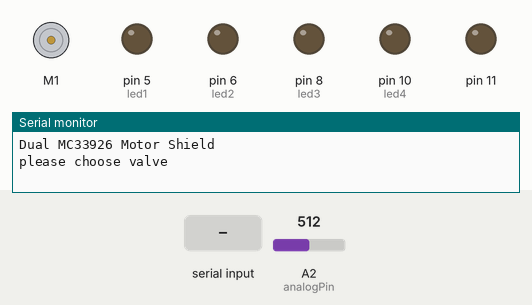
Simulated run of this sketch. Board: Arduino Uno, built with avr-gcc and run on an emulated ATmega328P. Shown: DC motor (green arrow = forward, orange = backward, longer = faster), output pins drawn as LEDs (lit = HIGH), the last lines printed to the serial monitor. The inputs (shaded band) are chosen by the test bench; at power-on: A2 (analogPin) = 512.

Above: at 1.2 s.
1.3 s: "0" received over Serial
At 2.5 s:
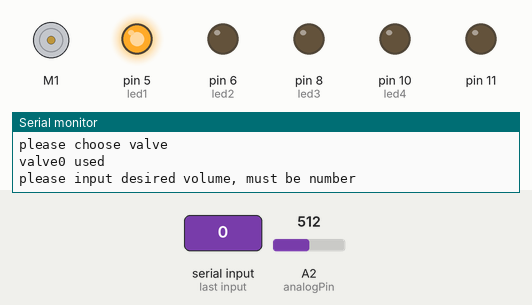
2.8 s: "1" received over Serial
4.3 s: "x90\n" received over Serial
5.8 s: "x,45\n" received over Serial
At 7.1 s:
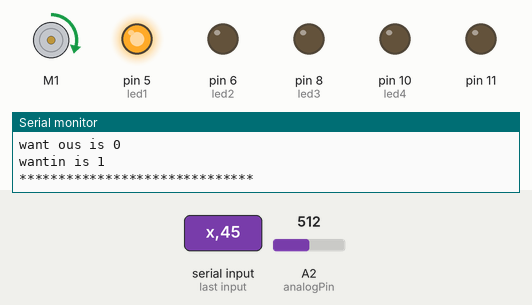
7.4 s: A2 (analogPin) set to 0
At 8.1 s:
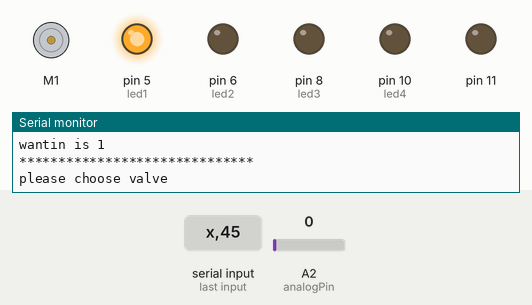
8.9 s: "n90\n" received over Serial
At 9.7 s:
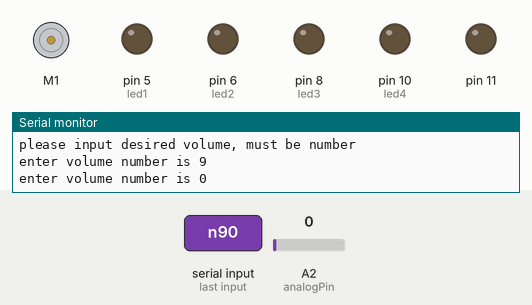
Timing chart, 0 to 11.4 s (numbered marks = the images above; inputs shaded):
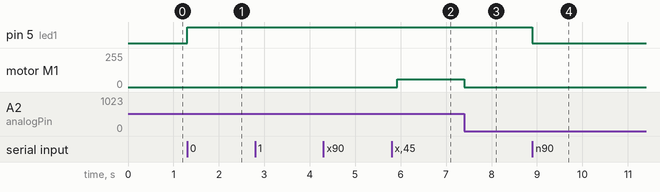

The sketch:

PumpAndValve.ino
```cpp
  #include "DualMC33926MotorShield.h"
  #include "ctype.h"
  #define MINchosenSpeed 160
  #define MAXchosenSpeed 400
  #define VOL04   830
  #define VOL03   708
  #define VOL02   573
  #define VOL01   450
  #define VOL005  372
  #define VOL002  32
  #define MINPOS1 293
  #define MINPOS2 270
  #define MINPOS3 295
  DualMC33926MotorShield md;
  //*** Serial input data
  int chosenSpeed = 160;
 char stringB [5];
 char speedString [5];
 int done = 0;
 int counter = 0;
  //**********************
  unsigned long time1;
  int chosenVolume = VOL04;
  int motorSpeed = chosenSpeed;
  unsigned long last = 0;
  unsigned long diff = 0;
  //**********Pin declaration
  const int analogPin = 2;     // potentiometer wiper (middle terminal) connected to analog pin 3
  //******************************
  int chosenMin = MINPOS2;
  int val = 0;           // variable to store the value read
  int prePos = 0;
  int count = 0;
  int first1 = 0;
  int togCounter = 0;
  int inCounter = 1;
  int reCounter = 1;
  int preSpeed;
  int preCount;
  int preSpeed2 = 0;
  int dataToggle;
  int dataRe;
  int dataIn;
  int val4 = 0;
  int chosenVal = 0;
  int preSpeed3 = 0;
  int loopCounter1 = 0;
  int maxCounter = 0;
  int currentTime = 0;
  int preTime = 0;
  int timeDiff = 0;
  int preHa = 0;
  int aftHa = 0;
  int maxVal = 0;
  int speedTrigger = 0;
  int maxLoopTrigger = 0;
  int tog = 0;
  int minChosen = 0;
  int speedInitCounter = 0;
  int wantOut = 0;
 int wantIn = 0;
   int trigger = 0;
  int ten = 0;
int counter4 = 0;
//**************** VALVE DATA ****************88
  const int led1 = 5;
  const int led2 =  6;      // the number of the LED pin
  const int led3 = 8;
  const int led4 = 10;
  const int ledArray[4] = {led1,led2,led3,led4};
  char charCount = 0;
  int a = 0;
 String save = "";
 String valve = "";
 String valveArray[4] = {"valve0", "valve1", "valve2", "valve3"};
//**********************************************
  void stopIfFault()
  {
    if (md.getFault())
    {
      Serial.println("fault");
      while(1);
    }
  }
//**************** VALVE FUNC *********************8
    void stringInput()
  {
    char valve;
    int doneValve = 0;
    Serial.println("please choose valve");
    while (doneValve == 0)
    {
      valve = Serial.read();
      if (valve == '0')
      {
        save = "valve0";
        Serial.println("valve0 used ");
        doneValve = 1;
      }
      else if (valve == '1')
      {
        save = "valve1";
        Serial.println("valve1 used ");
        doneValve = 1;
      }
      else if (valve == '2')
      {
        save = "valve2";
        Serial.println("valve2 used ");
        doneValve = 1;
      }
      else if (valve == '3')
      {
        save = "valve3";
        Serial.println("valve3 used ");
        doneValve = 1;
      }
      else if (valve == 'n')
      {
        save = "dsfasdfa";
        Serial.println("no valve used ");
        doneValve = 1;
      }
    }
  }

  void loopValve()
  {
    for (int i=0; i < 4; i++)
    {

        if (save == valveArray[i])
          {
          digitalWrite(ledArray[i],HIGH);
          }
          else
         {
           digitalWrite(ledArray[i],LOW);
         }
    }
  }
//***********************************************
  void speedInit()
  {
        val = analogRead(analogPin);
        char ch;
        counter = 0;
        done = 0;
        int done2 = 0;
  //********************* VALVE ****************************
  stringInput();
//  //********************* AIR PUMP **************************
//  Serial.println("Do you want to use air pump?");
//          while(done == 0)
//        {
//          loopValve();
//          ch = Serial.read();
//          if (isAlpha(ch) == 1)
//          {
//            if (ch == 'y')
//            {
//              Serial.println("YES");
//              while(done2 == 0)
//              {
//                ch = Serial.read();
//                digitalWrite(11,HIGH);
//                if (ch == 's')
//                {
//                  done2 = 1;
//                  digitalWrite(11,LOW);
//                }
//              }
//              done = 1;
//            }
//            else if (ch == 'n')
//            {
//              Serial.println("NO");
//              done = 1;
//            }
//          }
//        }
        done = 0;
  //********************* VOLUME INPUT ****************************
  Serial.println("please input desired volume, must be number");
        while(done == 0)
        {
          loopValve();
          ch = Serial.read();
          if((isdigit(ch) == 1) || (ch == '.') )
          {
          stringB[counter] = ch;
          counter++;
          Serial.print("enter volume number is ");
          Serial.println(ch);
          }
          else if (isAlpha(ch) == 1)
          {
            if (ch == 'x')
            {
              Serial.println("done input");
              done = 1;
            }
          }
        }
        stringB[counter] = '\0';
        float inputVolume = atof(stringB);
        int compareVolume = atoi(stringB);
        if (compareVolume < 52)
        {
          Serial.println("52 ul is min");
          inputVolume = 52;
        }
        Serial.print("Input volume is: ");
        Serial.print(inputVolume,4);
        Serial.println(" ul");
//*********************** CONVERSION START ****************************
        float a1 = 0.9863;
        float b1 = 13.911;
        float actOut = a1*inputVolume + b1;
        Serial.print("actual output is: ");
        Serial.print(actOut,3);
        Serial.println(" ul");
        if (actOut > inputVolume)
        {
          float offSet = actOut - inputVolume;
          inputVolume = inputVolume - offSet;
          Serial.print("actual output is larger than desired output, desired volume reduced to: ");
          Serial.print(inputVolume, 4);
          Serial.println(" ul");
        }
        else if (actOut < inputVolume)
        {
          float offSet1 = inputVolume - actOut;
          inputVolume = inputVolume + offSet1;
          Serial.print("actual output smaller than desired output, desired volume increased to: ");
          Serial.print(inputVolume, 4);
          Serial.println(" ul");
        }
        else
        {
          Serial.println("actual volume equals desired volume ");
        }

          if (inputVolume < 52)
        {
          Serial.println("52 ul is min");
          inputVolume = 52;
        }
        float a = 51.974;
        float b = 0.7442;
        float location = (inputVolume - a)/b;
        Serial.print("Correspond location is ");
        Serial.println(location,4);
        chosenVolume = (int)location; // distance always get round to 1 less 6.8 -> 6
        Serial.print("integer Location is ");
        Serial.println(chosenVolume);
        done = 0;
        counter  = 0;
 //******************************
 if (first1 == 0)
 {
   Serial.println("please input speed, must be number");
        while(done == 0)
        {
          ch = Serial.read();
          if(isdigit(ch) == 1)
          {
          speedString[counter] = ch;
          counter++;
          Serial.print("enter speed number is ");
          Serial.println(ch);
          }
          else if (isAlpha(ch) == 1)
          {
            if (ch == 'x')
            {
              Serial.println("done input");
              done = 1;
            }
          }
        }
        speedString[counter] = '\0';
        int d = atoi(speedString);
        chosenSpeed = d;
        done = 0;
        counter = 0;
 }
 //****************************
if (val < chosenVolume)
      {
          Serial.println("moving out");
          wantOut = 1;
          motorSpeed = 0 - chosenSpeed;
      }
      else if  (val > chosenVolume)
      {
        Serial.println("moving in");
        wantIn = 1;
        motorSpeed = chosenSpeed;
      }
      else if (val == chosenVolume)
      {
        motorSpeed = 0; // now moving into,will meet min first and need to reverse, count must = 0 be considered at min
        Serial.println("already at desired location");
      }
 //******************************
      first1++;
      Serial.println("******************************");
      Serial.print("ChosenSpeed is: ");
      Serial.println(motorSpeed);
      Serial.print("current position is: ");
      Serial.println(val);
      Serial.print("desired location is: ");
      Serial.println(chosenVolume);
      Serial.print("want ous is ");
      Serial.println(wantOut);
      Serial.print("wantin is ");
      Serial.println(wantIn);
      Serial.println("******************************");
      md.setM1Speed(motorSpeed);
  }


  void setup()
  {
    Serial.begin(9600);
    Serial.println("Dual MC33926 Motor Shield");
    pinMode(11,OUTPUT);
    pinMode(led1, OUTPUT);
    pinMode(led2, OUTPUT);
    pinMode(led3, OUTPUT);
    pinMode(led4, OUTPUT);
    while (! Serial);
    md.init();
  }
  void loop()
  {
    digitalWrite(11,LOW);
    val = analogRead(analogPin);    // read the input pin, need to be before init else init has no val data
    if (speedInitCounter == 0)
    {
      speedInit();
      speedInitCounter++;
    }

     if (val < chosenVolume)
      {
        if (wantOut)
        {
            motorSpeed = 0 - chosenSpeed; // currently below or at min, need to go out cross min and stop at max => want to skip the first = set count to 1
            wantIn = 0;
        }
        else if (wantOut == 0)
        {
          motorSpeed = 0;
          md.setM1Speed(motorSpeed);
          wantIn = 0;
        }
      }
      else if  (val > chosenVolume)
      {
        if (wantIn)
        {
        motorSpeed = chosenSpeed;  //  currently above or at max, need to go in cross max and stop at min, but meet max first => want to skip the first = set count to 0
        wantOut = 0;
        }
        else if (wantIn == 0)
        {
          motorSpeed = 0;
        md.setM1Speed(motorSpeed);
          counter4 ++;
          wantOut = 0;
        }
      }
      else if (val == chosenVolume)
      {
        motorSpeed = 0; // now moving into,will meet min first and need to reverse, count must = 0 be considered at min
        wantOut = 0;
        wantIn = 0;
        md.setM1Speed(motorSpeed);
      }

       if (motorSpeed == 0)
      {
        speedInit();
      }
    loopValve();
    md.setM1Speed(motorSpeed);
  }
```

Measured:
- after the input at 1.3 s, pin 5 (led1): LOW → HIGH at once
- after the input at 5.8 s, motor M1: stopped → forward 57/255 after 0.13 s
- after the input at 7.4 s, motor M1: forward 57/255 → stopped at once
- after the input at 8.9 s, pin 5 (led1): HIGH → LOW at once
